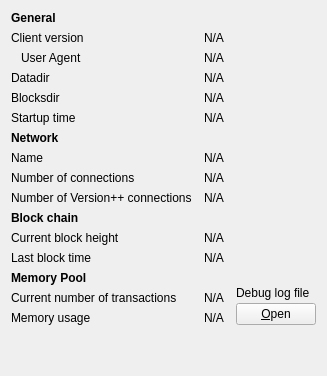
     <widget class="QWidget" name="tab_info">
      <attribute name="title">
       <string>&amp;Information</string>
      </attribute>
      <layout class="QGridLayout" name="gridLayout" columnstretch="0,0,0">
       <property name="horizontalSpacing">
        <number>12</number>
       </property>
       <item row="12" column="1" colspan="2">
        <widget class="QLabel" name="lastBlockTime">
         <property name="cursor">
          <cursorShape>IBeamCursor</cursorShape>
         </property>
         <property name="text">
          <string>N/A</string>
         </property>
         <property name="textFormat">
          <enum>Qt::PlainText</enum>
         </property>
         <property name="textInteractionFlags">
          <set>Qt::LinksAccessibleByMouse|Qt::TextSelectableByKeyboard|Qt::TextSelectableByMouse</set>
         </property>
        </widget>
       </item>
       <item row="10" column="0">
        <widget class="QLabel" name="label_10">
         <property name="font">
          <font>
           <weight>75</weight>
           <bold>true</bold>
          </font>
         </property>
         <property name="text">
          <string>Block chain</string>
         </property>
        </widget>
       </item>
       <item row="4" column="1" colspan="2">
        <widget class="QLabel" name="blocksDir">
         <property name="cursor">
          <cursorShape>IBeamCursor</cursorShape>
         </property>
         <property name="toolTip">
          <string>To specify a non-default location of the blocks directory use the '%1' option.</string>
         </property>
         <property name="text">
          <string>N/A</string>
         </property>
         <property name="textFormat">
          <enum>Qt::PlainText</enum>
         </property>
         <property name="wordWrap">
          <bool>true</bool>
         </property>
         <property name="textInteractionFlags">
          <set>Qt::LinksAccessibleByMouse|Qt::TextSelectableByKeyboard|Qt::TextSelectableByMouse</set>
         </property>
        </widget>
       </item>
       <item row="16" column="0">
        <spacer name="verticalSpacer">
         <property name="orientation">
          <enum>Qt::Vertical</enum>
         </property>
         <property name="sizeHint" stdset="0">
          <size>
           <width>20</width>
           <height>40</height>
          </size>
         </property>
        </spacer>
       </item>
       <item row="3" column="0">
        <widget class="QLabel" name="label_12">
         <property name="text">
          <string>Datadir</string>
         </property>
        </widget>
       </item>
       <item row="0" column="0">
        <widget class="QLabel" name="label_9">
         <property name="font">
          <font>
           <weight>75</weight>
           <bold>true</bold>
          </font>
         </property>
         <property name="text">
          <string>General</string>
         </property>
        </widget>
       </item>
       <item row="7" column="0">
        <widget class="QLabel" name="label_8">
         <property name="text">
          <string>Name</string>
         </property>
        </widget>
       </item>
       <item row="9" column="0">
        <widget class="QLabel" name="labelVersionPlusPlusConns">
         <property name="text">
          <string>Number of Version++ connections</string>
         </property>
        </widget>
       </item>
       <item row="1" column="1" colspan="2">
        <widget class="QLabel" name="clientVersion">
         <property name="cursor">
          <cursorShape>IBeamCursor</cursorShape>
         </property>
         <property name="text">
          <string>N/A</string>
         </property>
         <property name="textFormat">
          <enum>Qt::PlainText</enum>
         </property>
         <property name="textInteractionFlags">
          <set>Qt::LinksAccessibleByMouse|Qt::TextSelectableByKeyboard|Qt::TextSelectableByMouse</set>
         </property>
        </widget>
       </item>
       <item row="5" column="1" colspan="2">
        <widget class="QLabel" name="startupTime">
         <property name="cursor">
          <cursorShape>IBeamCursor</cursorShape>
         </property>
         <property name="text">
          <string>N/A</string>
         </property>
         <property name="textFormat">
          <enum>Qt::PlainText</enum>
         </property>
         <property name="textInteractionFlags">
          <set>Qt::LinksAccessibleByMouse|Qt::TextSelectableByKeyboard|Qt::TextSelectableByMouse</set>
         </property>
        </widget>
       </item>
       <item row="14" column="1">
        <widget class="QLabel" name="mempoolNumberTxs">
         <property name="cursor">
          <cursorShape>IBeamCursor</cursorShape>
         </property>
         <property name="text">
          <string>N/A</string>
         </property>
         <property name="textFormat">
          <enum>Qt::PlainText</enum>
         </property>
         <property name="textInteractionFlags">
          <set>Qt::LinksAccessibleByMouse|Qt::TextSelectableByKeyboard|Qt::TextSelectableByMouse</set>
         </property>
        </widget>
       </item>
       <item row="8" column="1" colspan="2">
        <widget class="QLabel" name="numberOfConnections">
         <property name="cursor">
          <cursorShape>IBeamCursor</cursorShape>
         </property>
         <property name="text">
          <string>N/A</string>
         </property>
         <property name="textFormat">
          <enum>Qt::PlainText</enum>
         </property>
         <property name="textInteractionFlags">
          <set>Qt::LinksAccessibleByMouse|Qt::TextSelectableByKeyboard|Qt::TextSelectableByMouse</set>
         </property>
        </widget>
       </item>
       <item row="13" column="0">
        <widget class="QLabel" name="labelMempoolTitle">
         <property name="font">
          <font>
           <weight>75</weight>
           <bold>true</bold>
          </font>
         </property>
         <property name="text">
          <string>Memory Pool</string>
         </property>
        </widget>
       </item>
       <item row="11" column="0">
        <widget class="QLabel" name="label_3">
         <property name="text">
          <string>Current block height</string>
         </property>
        </widget>
       </item>
       <item row="5" column="0">
        <widget class="QLabel" name="label_13">
         <property name="text">
          <string>Startup time</string>
         </property>
        </widget>
       </item>
       <item row="15" column="0">
        <widget class="QLabel" name="labelMemoryUsage">
         <property name="text">
          <string>Memory usage</string>
         </property>
        </widget>
       </item>
       <item row="12" column="0">
        <widget class="QLabel" name="labelLastBlockTime">
         <property name="text">
          <string>Last block time</string>
         </property>
        </widget>
       </item>
       <item row="1" column="0">
        <widget class="QLabel" name="label_6">
         <property name="text">
          <string>Client version</string>
         </property>
        </widget>
       </item>
       <item row="3" column="1" colspan="2">
        <widget class="QLabel" name="dataDir">
         <property name="cursor">
          <cursorShape>IBeamCursor</cursorShape>
         </property>
         <property name="toolTip">
          <string>To specify a non-default location of the data directory use the '%1' option.</string>
         </property>
         <property name="text">
          <string>N/A</string>
         </property>
         <property name="textFormat">
          <enum>Qt::PlainText</enum>
         </property>
         <property name="wordWrap">
          <bool>true</bool>
         </property>
         <property name="textInteractionFlags">
          <set>Qt::LinksAccessibleByMouse|Qt::TextSelectableByKeyboard|Qt::TextSelectableByMouse</set>
         </property>
        </widget>
       </item>
       <item row="15" column="1">
        <widget class="QLabel" name="mempoolSize">
         <property name="cursor">
          <cursorShape>IBeamCursor</cursorShape>
         </property>
         <property name="text">
          <string>N/A</string>
         </property>
         <property name="textFormat">
          <enum>Qt::PlainText</enum>
         </property>
         <property name="textInteractionFlags">
          <set>Qt::LinksAccessibleByMouse|Qt::TextSelectableByKeyboard|Qt::TextSelectableByMouse</set>
         </property>
        </widget>
       </item>
       <item row="14" column="0">
        <widget class="QLabel" name="labelNumberOfTransactions">
         <property name="text">
          <string>Current number of transactions</string>
         </property>
        </widget>
       </item>
       <item row="6" column="0">
        <widget class="QLabel" name="labelNetwork">
         <property name="font">
          <font>
           <weight>75</weight>
           <bold>true</bold>
          </font>
         </property>
         <property name="text">
          <string>Network</string>
         </property>
        </widget>
       </item>
       <item row="2" column="1" colspan="2">
        <widget class="QLabel" name="clientUserAgent">
         <property name="cursor">
          <cursorShape>IBeamCursor</cursorShape>
         </property>
         <property name="text">
          <string>N/A</string>
         </property>
         <property name="textFormat">
          <enum>Qt::PlainText</enum>
         </property>
         <property name="textInteractionFlags">
          <set>Qt::LinksAccessibleByMouse|Qt::TextSelectableByKeyboard|Qt::TextSelectableByMouse</set>
         </property>
        </widget>
       </item>
       <item row="11" column="1" colspan="2">
        <widget class="QLabel" name="numberOfBlocks">
         <property name="cursor">
          <cursorShape>IBeamCursor</cursorShape>
         </property>
         <property name="text">
          <string>N/A</string>
         </property>
         <property name="textFormat">
          <enum>Qt::PlainText</enum>
         </property>
         <property name="textInteractionFlags">
          <set>Qt::LinksAccessibleByMouse|Qt::TextSelectableByKeyboard|Qt::TextSelectableByMouse</set>
         </property>
        </widget>
       </item>
       <item row="7" column="1" colspan="2">
        <widget class="QLabel" name="networkName">
         <property name="cursor">
          <cursorShape>IBeamCursor</cursorShape>
         </property>
         <property name="text">
          <string>N/A</string>
         </property>
         <property name="textFormat">
          <enum>Qt::PlainText</enum>
         </property>
         <property name="textInteractionFlags">
          <set>Qt::LinksAccessibleByMouse|Qt::TextSelectableByKeyboard|Qt::TextSelectableByMouse</set>
         </property>
        </widget>
       </item>
       <item row="4" column="0">
        <widget class="QLabel" name="label_11">
         <property name="text">
          <string>Blocksdir</string>
         </property>
        </widget>
       </item>
       <item row="8" column="0">
        <widget class="QLabel" name="label_7">
         <property name="text">
          <string>Number of connections</string>
         </property>
        </widget>
       </item>
       <item row="13" column="2" rowspan="3">
        <layout class="QVBoxLayout" name="verticalLayoutDebugButton">
         <property name="spacing">
          <number>3</number>
         </property>
         <item>
          <spacer name="verticalSpacer_2">
           <property name="orientation">
            <enum>Qt::Vertical</enum>
           </property>
           <property name="sizeHint" stdset="0">
            <size>
             <width>10</width>
             <height>5</height>
            </size>
           </property>
          </spacer>
         </item>
         <item>
          <widget class="QLabel" name="labelDebugLogfile">
           <property name="text">
            <string>Debug log file</string>
           </property>
          </widget>
         </item>
         <item>
          <widget class="QPushButton" name="openDebugLogfileButton">
           <property name="toolTip">
            <string>Open the %1 debug log file from the current data directory. This can take a few seconds for large log files.</string>
           </property>
           <property name="text">
            <string>&amp;Open</string>
           </property>
           <property name="autoDefault">
            <bool>false</bool>
           </property>
          </widget>
         </item>
        </layout>
       </item>
       <item row="2" column="0">
        <widget class="QLabel" name="labelClientUserAgent">
         <property name="text">
          <string>User Agent</string>
         </property>
         <property name="indent">
          <number>10</number>
         </property>
        </widget>
       </item>
       <item row="9" column="1">
        <widget class="QLabel" name="numberOfVersionPlusPlusConns">
         <property name="text">
          <string>N/A</string>
         </property>
         <property name="textFormat">
          <enum>Qt::PlainText</enum>
         </property>
         <property name="textInteractionFlags">
          <set>Qt::LinksAccessibleByMouse|Qt::TextSelectableByKeyboard|Qt::TextSelectableByMouse</set>
         </property>
        </widget>
       </item>
      </layout>
     </widget>
